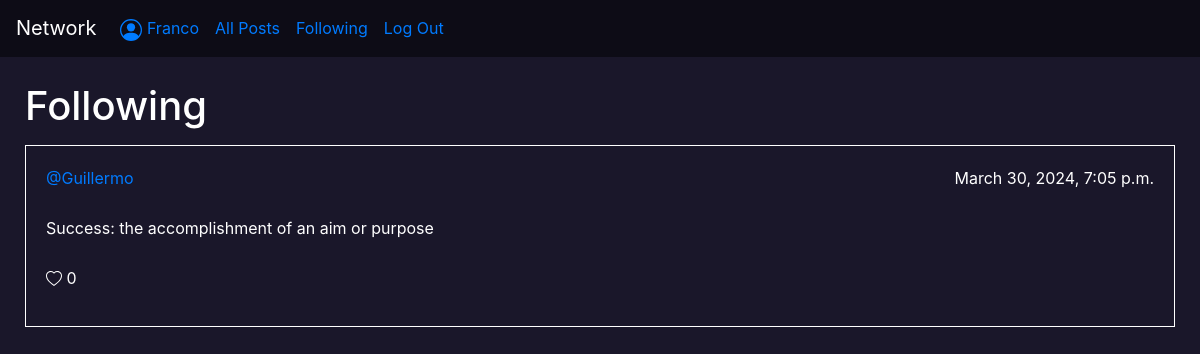
Page /following (signed in) on the earlier database version.
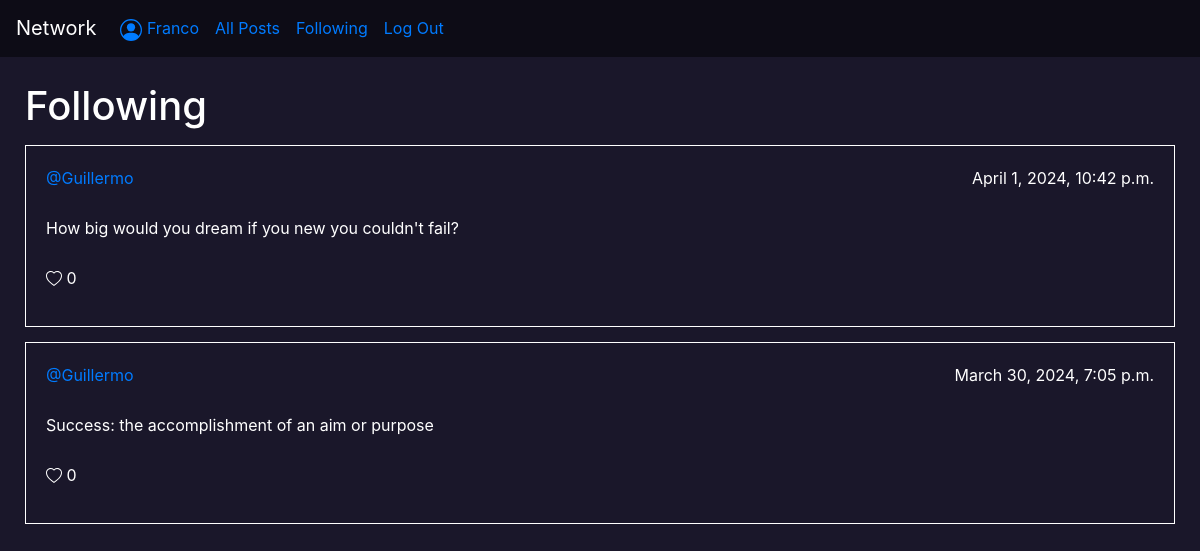
Same page on the later database version.
### network/models.py (models this page shows)
class Post(models.Model):
    user = models.ForeignKey(User, on_delete = models.CASCADE, related_name='post_user')
    text = models.CharField(max_length=280)
    date = models.DateTimeField(default=timezone.now())
    likes = models.ManyToManyField(User,blank=True, related_name='likes')

class User(AbstractUser):
    pass

### network/views.py (the view)
# urls.py: path('following', views.following, name='following'),
def following(request):
    if request.user.is_authenticated:
        following_users = []
        following_profiles = Profile.objects.filter(follower=request.user.pk)
        for following_profile in following_profiles:
            following_users.append(following_profile.user)
        posts = Post.objects.filter(user__in=following_users).order_by('-date')
        return render(request,'network/following.html',{'posts':posts})
    else:
        return HttpResponseRedirect(reverse('login'))

### network/templates/network/following.html (shortened to what this page needs)
{% extends "network/layout.html"%}
{% block body%}
<div class="mid_section">
    <h1>Following</h1>
    {% if posts %}
        {% for post in posts %}
            <div class="post">
                <div class="top">
                    <a href="{% url 'profile' username=post.user %}" >@{{ post.user }}</a>
                    <p>{{ post.date }}</p>
                </div>
                <div>
                    <p>{{ post.text }}</p>
                </div>
                <div>
                    <p> {{ post.likes.all.count }}</p>
                </div>
            </div>
        {% endfor %}
    {% else %}
        <br>
        <div id="no_post">
            <strong>No posts so far</strong>
        </div>
    {% endif %}
</div>
{% endblock %}

Differences in the rows shown:
added Post: user "Guillermo", date "April 1, 2024, 10:42 p.m.", text "How big would you dream if you new you couldn't fail?", likes.all.count "0"
